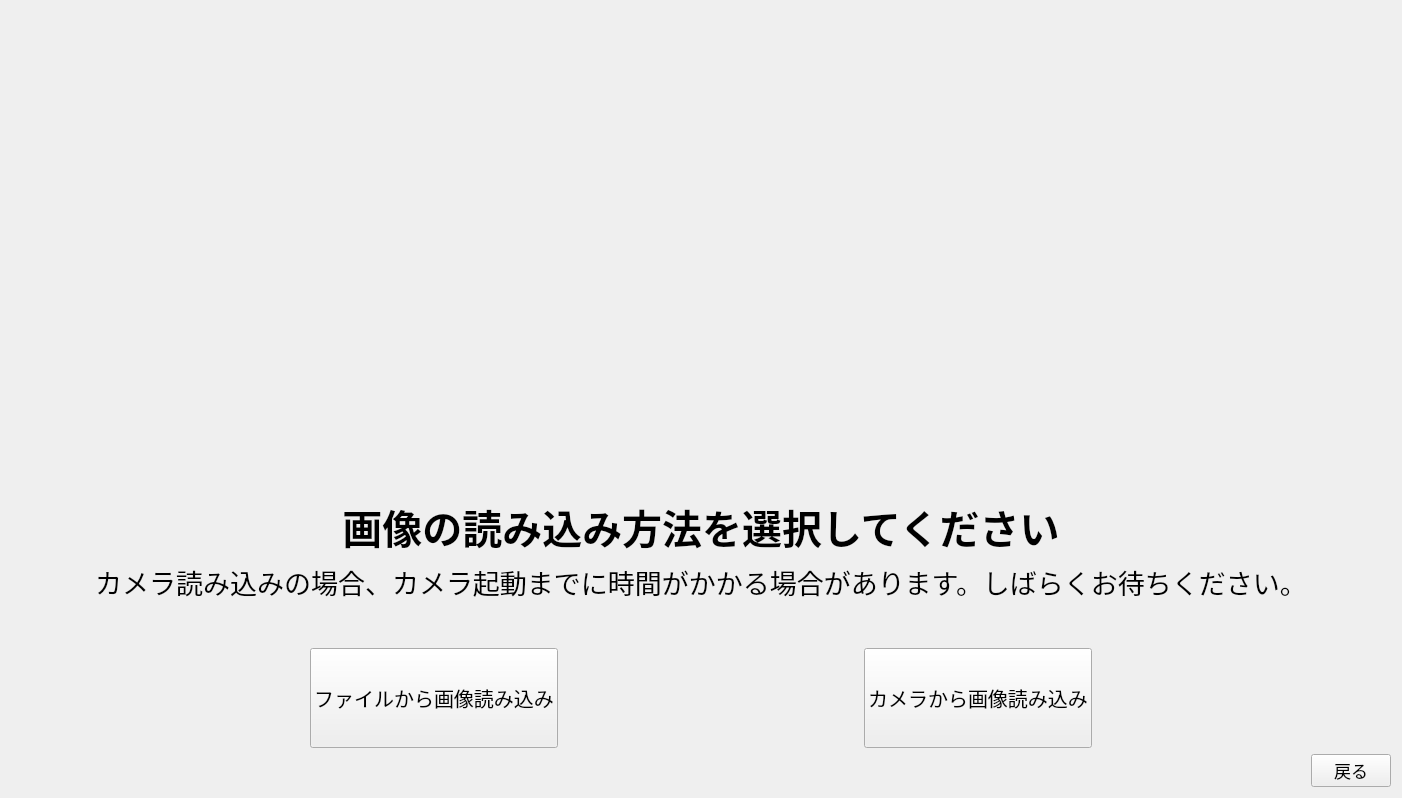
      <widget class="QWidget" name="page_2">
       <layout class="QVBoxLayout" name="verticalLayout_4">
        <item>
         <spacer name="verticalSpacer_15">
          <property name="orientation">
           <enum>Qt::Vertical</enum>
          </property>
          <property name="sizeHint" stdset="0">
           <size>
            <width>20</width>
            <height>40</height>
           </size>
          </property>
         </spacer>
        </item>
        <item>
         <layout class="QHBoxLayout" name="horizontalLayout_4">
          <item>
           <spacer name="horizontalSpacer_6">
            <property name="orientation">
             <enum>Qt::Horizontal</enum>
            </property>
            <property name="sizeHint" stdset="0">
             <size>
              <width>40</width>
              <height>20</height>
             </size>
            </property>
           </spacer>
          </item>
          <item>
           <widget class="QLabel" name="logolabel_4">
            <property name="minimumSize">
             <size>
              <width>1300</width>
              <height>400</height>
             </size>
            </property>
            <property name="maximumSize">
             <size>
              <width>1300</width>
              <height>400</height>
             </size>
            </property>
            <property name="text">
             <string/>
            </property>
            <property name="pixmap">
             <pixmap>../pic/software_logo_half3.png</pixmap>
            </property>
            <property name="alignment">
             <set>Qt::AlignCenter</set>
            </property>
           </widget>
          </item>
          <item>
           <spacer name="horizontalSpacer_7">
            <property name="orientation">
             <enum>Qt::Horizontal</enum>
            </property>
            <property name="sizeHint" stdset="0">
             <size>
              <width>40</width>
              <height>20</height>
             </size>
            </property>
           </spacer>
          </item>
         </layout>
        </item>
        <item>
         <spacer name="verticalSpacer_17">
          <property name="orientation">
           <enum>Qt::Vertical</enum>
          </property>
          <property name="sizeHint" stdset="0">
           <size>
            <width>20</width>
            <height>40</height>
           </size>
          </property>
         </spacer>
        </item>
        <item>
         <layout class="QVBoxLayout" name="verticalLayout_3">
          <item>
           <widget class="QLabel" name="selectlabel_1">
            <property name="font">
             <font>
              <family>Ubuntu Mono</family>
              <pointsize>30</pointsize>
              <weight>75</weight>
              <bold>true</bold>
             </font>
            </property>
            <property name="text">
             <string>画像の読み込み方法を選択してください</string>
            </property>
            <property name="alignment">
             <set>Qt::AlignCenter</set>
            </property>
           </widget>
          </item>
          <item>
           <widget class="QLabel" name="debuglabel_1">
            <property name="font">
             <font>
              <family>Ubuntu Mono</family>
              <pointsize>20</pointsize>
              <weight>50</weight>
              <bold>false</bold>
             </font>
            </property>
            <property name="text">
             <string>カメラ読み込みの場合、カメラ起動までに時間がかかる場合があります。しばらくお待ちください。</string>
            </property>
            <property name="alignment">
             <set>Qt::AlignCenter</set>
            </property>
           </widget>
          </item>
          <item>
           <spacer name="verticalSpacer_16">
            <property name="orientation">
             <enum>Qt::Vertical</enum>
            </property>
            <property name="sizeHint" stdset="0">
             <size>
              <width>20</width>
              <height>40</height>
             </size>
            </property>
           </spacer>
          </item>
          <item>
           <layout class="QHBoxLayout" name="horizontalLayout_5">
            <item>
             <spacer name="horizontalSpacer_8">
              <property name="orientation">
               <enum>Qt::Horizontal</enum>
              </property>
              <property name="sizeHint" stdset="0">
               <size>
                <width>40</width>
                <height>20</height>
               </size>
              </property>
             </spacer>
            </item>
            <item>
             <widget class="QPushButton" name="fileSelectButton">
              <property name="minimumSize">
               <size>
                <width>200</width>
                <height>100</height>
               </size>
              </property>
              <property name="font">
               <font>
                <family>Ubuntu Mono</family>
                <pointsize>15</pointsize>
               </font>
              </property>
              <property name="text">
               <string>ファイルから画像読み込み</string>
              </property>
             </widget>
            </item>
            <item>
             <spacer name="horizontalSpacer_9">
              <property name="orientation">
               <enum>Qt::Horizontal</enum>
              </property>
              <property name="sizeHint" stdset="0">
               <size>
                <width>40</width>
                <height>20</height>
               </size>
              </property>
             </spacer>
            </item>
            <item>
             <widget class="QPushButton" name="cameraButton_1">
              <property name="minimumSize">
               <size>
                <width>200</width>
                <height>100</height>
               </size>
              </property>
              <property name="font">
               <font>
                <pointsize>15</pointsize>
               </font>
              </property>
              <property name="text">
               <string>カメラから画像読み込み</string>
              </property>
             </widget>
            </item>
            <item>
             <spacer name="horizontalSpacer_10">
              <property name="orientation">
               <enum>Qt::Horizontal</enum>
              </property>
              <property name="sizeHint" stdset="0">
               <size>
                <width>40</width>
                <height>20</height>
               </size>
              </property>
             </spacer>
            </item>
           </layout>
          </item>
          <item>
           <layout class="QHBoxLayout" name="horizontalLayout_6">
            <item>
             <spacer name="horizontalSpacer_11">
              <property name="orientation">
               <enum>Qt::Horizontal</enum>
              </property>
              <property name="sizeHint" stdset="0">
               <size>
                <width>40</width>
                <height>20</height>
               </size>
              </property>
             </spacer>
            </item>
            <item>
             <widget class="QPushButton" name="returnButton_1">
              <property name="font">
               <font>
                <pointsize>13</pointsize>
               </font>
              </property>
              <property name="text">
               <string>戻る</string>
              </property>
             </widget>
            </item>
           </layout>
          </item>
         </layout>
        </item>
       </layout>
      </widget>
